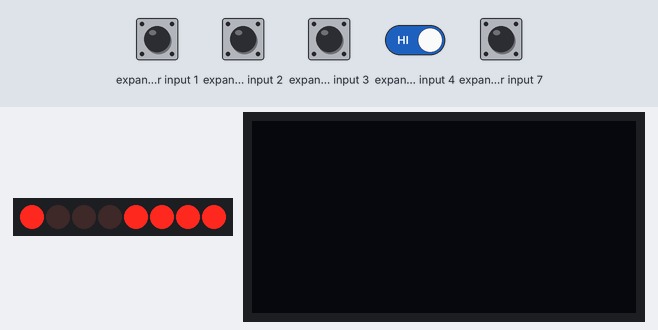
Recording of a sketch running on a simulated Arduino Uno, built with avr-gcc and run on an emulated ATmega328P. Shown: 8 port-expander outputs drawn as a row of LEDs (first output left, lit = HIGH), 128×64 one-colour display. Wiring (inferred from the names in the program): I2C bus: SDA pin 6; SCL pin 7; PCF8574 port expander at I2C address 0x20; SSD1306 OLED at I2C address 0x3C. Wiring (inferred from the signals the program sends): row of LEDs: on Q0, Q1, Q2, Q3, Q4, Q5, Q6, Q7. The test bench sets the inputs (shaded band); at power-on: expander input 1–4, expander input 7 HIGH. What the sketch prints to the serial monitor is not drawn.

Above: at 0.1 s.
At 1.7 s:
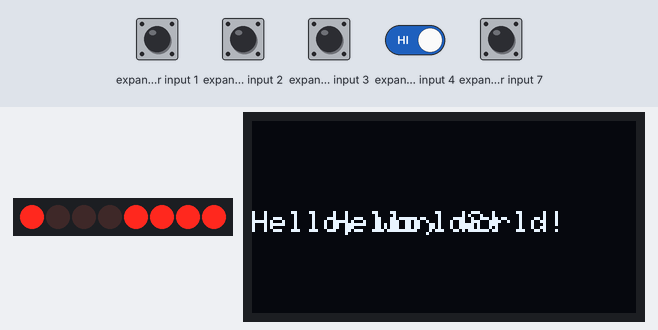
1.8 s: expander input 1 pulled LOW for 0.15 s
3.4 s: expander input 1 driven LOW and expander input 4 driven LOW
Timing chart, 0 to 6.4 s (numbered marks = the images above; inputs shaded):
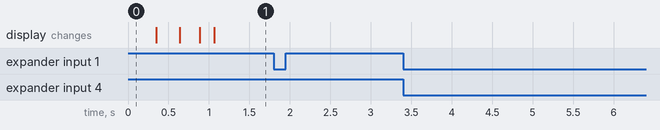

Measured:
- after the input at 1.8 s, every drawn part: stays the same
- after the input at 3.4 s, every drawn part: stays the same

The sketch:

feeder-stepper.ino
```cpp
#include <PortExpander_I2C-swire.h> //https://github.com/tecan/PortExpander_I2C-SWire-Arduino
#include <Adafruit_SSD1306-swire.h> //https://github.com/tecan/Adafruit_SSD1306-SWire-Arduino
#include <Adafruit_GFX.h>


// OLED display TWI address
#define OLED_ADDR   0x3C

Adafruit_SSD1306 display(-1);

#if (SSD1306_LCDHEIGHT != 64)
#error("Height incorrect, please fix Adafruit_SSD1306.h!");
#endif


PortExpander_I2C pe(0x20,6,7);

int val;
int encoder0PinA = 1;
int encoder0PinB = 2;
int encoder0Pos = 0;
int encoder0PinALast = LOW;
int n = LOW;

// stepper motor
int motorPin1 = 4;    // Blue   - 28BYJ48 pin 1
int motorPin2 = 5;    // Pink   - 28BYJ48 pin 2
int motorPin3 = 6;    // Yellow - 28BYJ48 pin 3
int motorPin4 = 7;    // Orange - 28BYJ48 pin 4
                        // Red    - 28BYJ48 pin 5 (VCC)

int motorSpeed = 710;  //variable to set stepper speed
                  // 700 and 710 start on their own anymore and you need ramping
                  //1500 was pretty good

int count = 0;          // count of steps made
int countsperrev = 200; // number of steps per full revolution
int lookup[8] = {B01000, B01100, B00100, B00110, B00010, B00011, B00001, B01001};


void setup() {
  pe.init();
  Serial.begin(115200);
 // for( int i = 0; i < 8; i++ ){
 //   pe.pinMode(i,INPUT);
 // }
 // pe.pinMode(0,OUTPUT);

    pe.pinMode (encoder0PinA, INPUT);
    pe.pinMode (encoder0PinB, INPUT);
    //pinMode (9, INPUT);
       // digitalWrite (9, HIGH);
               //    pe.pinMode (4, INPUT);
              //     pe.pinMode (4, INPUT);
    pe.digitalWrite(0, LOW);
    pe.digitalWrite(3, HIGH);

   // pe.pinMode (4, INPUT);
   // pe.pinMode (5, OUTPUT);
   // pe.pinMode (6, OUTPUT);

    //pe.digitalWrite(5, LOW);
   // pe.digitalWrite(6, HIGH);

  pe.pinMode(motorPin1, OUTPUT);
  pe.pinMode(motorPin2, OUTPUT);
  pe.pinMode(motorPin3, OUTPUT);
  pe.pinMode(motorPin4, OUTPUT);
      pe.digitalWrite(motorPin1, LOW);
          pe.digitalWrite(motorPin2, LOW);
              pe.digitalWrite(motorPin3, LOW);
                  pe.digitalWrite(motorPin4, LOW);


  display.begin(SSD1306_SWITCHCAPVCC, OLED_ADDR,1,6,7);
  display.clearDisplay();
  display.display();

  // display a pixel in each corner of the screen
  display.drawPixel(0, 0, WHITE);
  display.drawPixel(127, 0, WHITE);
  display.drawPixel(0, 63, WHITE);
  display.drawPixel(127, 63, WHITE);

  // update display with all of the above graphics
  display.display();


}
  int i=0;

void loop() {

  if ( i == 0 ){ // update display
    display.clearDisplay();
    display.display();
    display.setTextSize(1);
    display.setTextColor(WHITE);
    display.setCursor(27,30); //x y
    display.print("Hello, world!");
    display.setCursor(0,30);
    display.print("Hello, world2!");
    display.display();
    i=10;
   }

//if (digitalRead(9) == HIGH) {
//                  Serial.print ("TESTING PROBE \n");
//        Serial.print (digitalRead(9));
//}

   //if(count < countsperrev )
 //   clockwise();
 // else if (count == countsperrev * 2)
 //   count = 0;
 // else
    anticlockwise();
//  count++;
 // motorSpeed--;

      n = pe.digitalRead(encoder0PinA);

  if ((encoder0PinALast == HIGH) && (n == LOW)) {
    if (pe.digitalRead(encoder0PinB) == HIGH) {
      encoder0Pos--;
        Serial.print ("--");
        Serial.print (pe.digitalRead(encoder0PinB));
        Serial.print ("\n");
    } else {
      encoder0Pos++;
        Serial.print (pe.digitalRead(encoder0PinB      ));
            Serial.print ("++");
    Serial.print ("\n");
    }
      Serial.print (encoder0Pos);
       Serial.print ("/");

        if (pe.digitalRead(4) == HIGH) {
          Serial.print ("optical endstop triggered");
        }

    delay(15);
  }
    encoder0PinALast = n;
}


// stepper functions
void anticlockwise()
{
  for(int i = 0; i < 8; i++)
  {
    setOutput(i);
    delayMicroseconds(motorSpeed);
  }
}

void clockwise()
{
  for(int i = 7; i >= 0; i--)
  {
    setOutput(i);
    delayMicroseconds(motorSpeed);
  }
}

void setOutput(int out)
{
  pe.digitalWrite(motorPin1, bitRead(lookup[out], 0));
  pe.digitalWrite(motorPin2, bitRead(lookup[out], 1));
  pe.digitalWrite(motorPin3, bitRead(lookup[out], 2));
  pe.digitalWrite(motorPin4, bitRead(lookup[out], 3));
}
```
